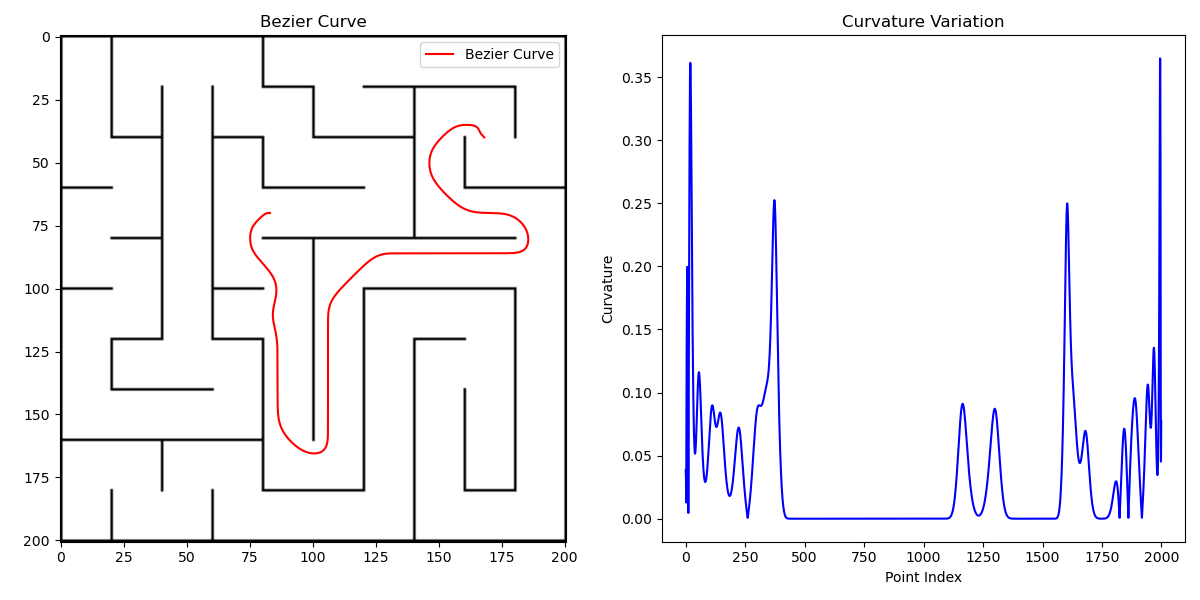
#> input picture image/cur_maze51.png, 1200 x 600 px, found by its file name
$ python evalution.py
#> lines starting #> are read from the running program, lines starting #| are printed output that depends on the picture; long printed decimals are rounded
#> the answer given: image/cur_maze51.png
#> the answer given: image/flaw_cheat.png
### process_image.py
import numpy as np
import matplotlib.pyplot as plt
from PIL import Image
import cv2
import heapq


class Point:
    def __init__(self, x, y):
        self.x = x
        self.y = y

    def __repr__(self):
        return f"({self.x}, {self.y})"


class Trapezoid:
    # [5 lines left out: function __init__, not called in this run]

    def __repr__(self):
        return f"Trapezoid(top={self.top}, bottom={self.bottom}, left={self.left_point}, right={self.right_point})"


class RoadMap:
    def __init__(self):
        self.nodes = []
        self.edges = []

    def add_node(self, point):
        self.nodes.append(point)

    def add_edge(self, point1, point2):
        self.edges.append((point1, point2))


# [52 lines left out: function process_image, not called in this run]


def get_obstacle_mask_hsv(input_image_path):
    '''
    定义障碍物掩码
    :param input_image_path:
    :return:
    '''
#> called with input_image_path = './image/image/cur_maze51.png'
    img = cv2.imread(input_image_path)
#> img is the input picture: shape (600, 1200, 3); mean B, G, R 246.3, 242.5, 243.2
    if img is None:
        print("Error: Could not load image.")
        return None
    hsv = cv2.cvtColor(img, cv2.COLOR_BGR2HSV)
#> hsv: shape (600, 1200, 3); mean H, S, V 2.5, 4.4, 246.9
    lower_black = np.array([0, 0, 0])
    upper_black = np.array([100, 100, 100])
    obstacle_mask = cv2.inRange(hsv, lower_black, upper_black)
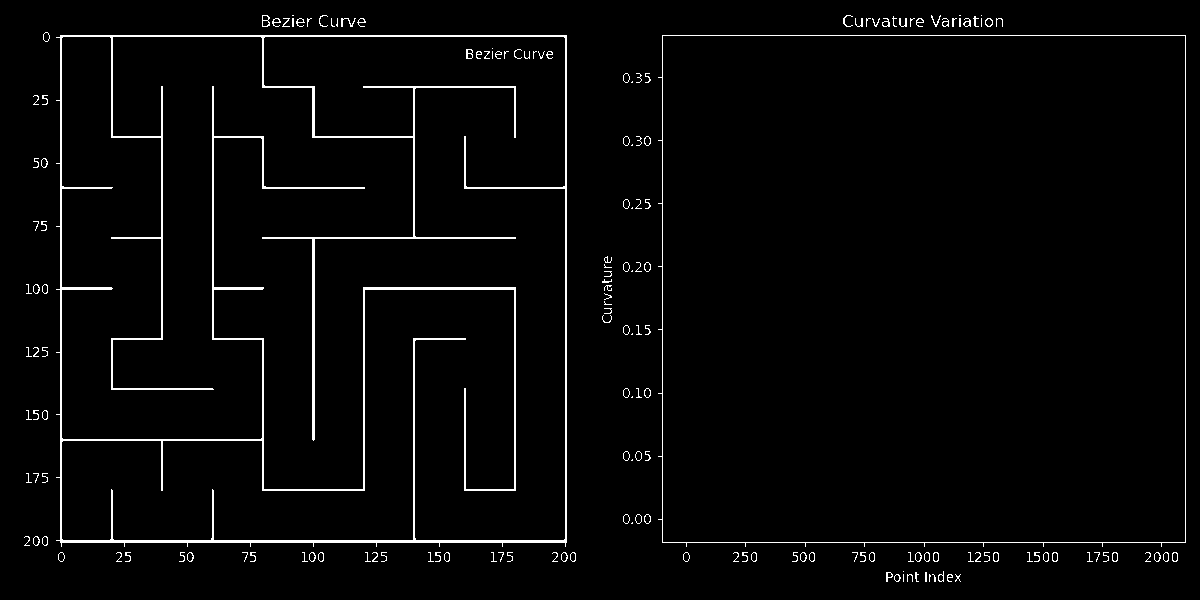
#> obstacle_mask: shape (600, 1200); 2.6% white in thin lines or dots
    return obstacle_mask


# [89 lines left out: functions is_in_free_space, heuristic, a_star, generate_initial_path, get_min_obstacle_gap, not called in this run]

### evalution.py
import numpy as np
import matplotlib.pyplot as plt
import process_image
import bezier_curve
import os
from PIL import Image

def euclidean_distance(path):
    """
    计算路径的欧式距离
    :param path: 路径点数组，形状为 (n, 2)
    :return: 欧式距离
    """
    distance = 0
    for i in range(len(path) - 1):
        distance += np.linalg.norm(np.array(path[i + 1]) - np.array(path[i]))
    return distance

def obstacle_intersection_count(curve, obstacle_mask):
    """
    计算曲线与障碍物相交的次数
    :param curve: 曲线点数组，形状为 (n, 2)
    :param obstacle_mask: 障碍物掩码
    :return: 相交次数
    """
    intersect_count = 0
    for point in curve:
        x, y = int(point[0]), int(point[1])
        if 0 <= x < obstacle_mask.shape[1] and 0 <= y < obstacle_mask.shape[0]:
            if obstacle_mask[y, x]:
                intersect_count += 1
    return intersect_count

def extract_path_from_image(image_path, color):
    """
    从图像中提取指定颜色的路径
    :param image_path: 图像路径
    :param color: 路径颜色，如 'b' 表示蓝色，'r' 表示红色
    :return: 路径点数组
    """
#> called with image_path = './image/image/flaw_cheat.png', color = 'b'
    img = Image.open(image_path)
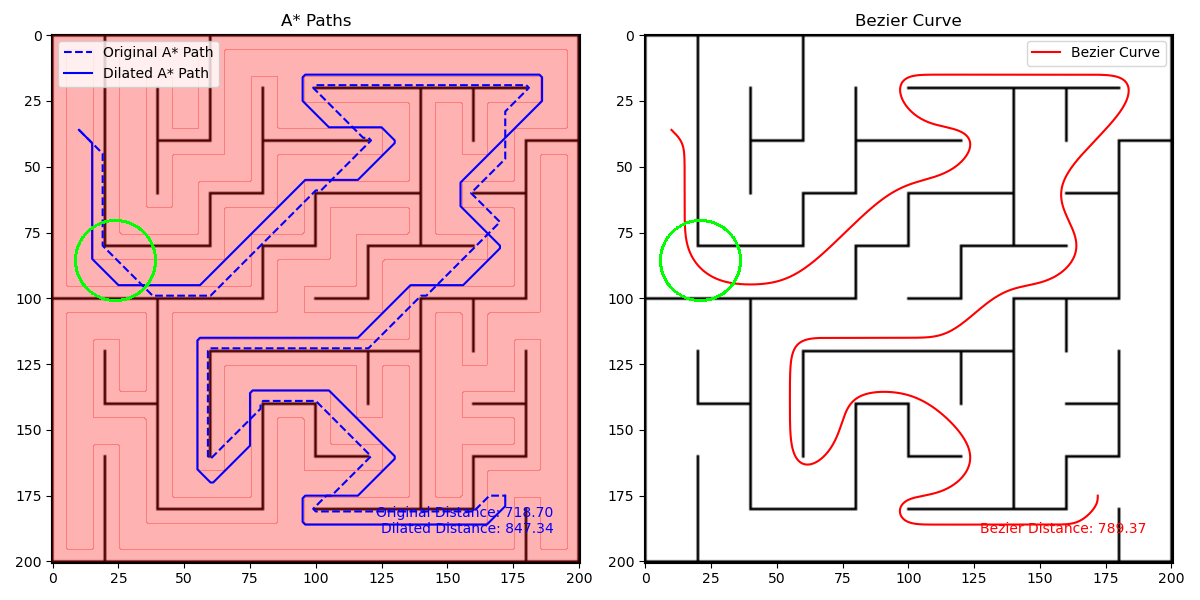
#> input picture image/flaw_cheat.png, 1200 x 600 px, found by its file name
#> img is the input picture: PIL image 1200x600 RGB; mean R, G, B 239, 209.1, 211.5
    img_array = np.array(img)
    if color == 'b':
        # 提取蓝色路径（A* 初始路径）
        path_indices = np.where((img_array[:, :, 2] > 200) & (img_array[:, :, 0] < 100) & (img_array[:, :, 1] < 100))
#> path_indices = 7680 positions, rows 51 to 532, columns 63 to 552
    elif color == 'r':
        # 提取红色路径（贝塞尔曲线）
        path_indices = np.where((img_array[:, :, 0] > 200) & (img_array[:, :, 1] < 100) & (img_array[:, :, 2] < 100))
    else:
        raise ValueError("Unsupported color. Use 'b' for blue or 'r' for red.")
    path = np.column_stack((path_indices[1], path_indices[0]))
#> path = 7680 pairs, first value 63 to 552, second value 51 to 532
    return path

def evaluate_paths(input_image_path, gen_image_path):
    # 获取障碍物掩码
    obstacle_mask = process_image.get_obstacle_mask_hsv(input_image_path)
    if obstacle_mask is None:
        return

    # 从生成的图像中提取路径信息
    initial_path = extract_path_from_image(gen_image_path, 'b')
#> initial_path has the same summary as path in extract_path_from_image
    traj = extract_path_from_image(gen_image_path, 'r')
#> traj = 4201 pairs, first value 671 to 1144, second value 51 to 532

    # 计算欧式距离
    a_star_distance = euclidean_distance(initial_path)
#> the loop in euclidean_distance, `for i in range(len(path) - 1):` made 7679 passes
#> distance on passes 1 to 3: 1, 2, 3
#> after the loop in euclidean_distance, `for i in range(len(path) - 1):`: distance = 207989.2
#> a_star_distance = 207989.2
    bezier_distance = euclidean_distance(traj)
#> the loop in euclidean_distance (call 2), `for i in range(len(path) - 1):` made 4200 passes
#> bezier_distance = 181339.6

    # 计算障碍物相交次数
    a_star_intersection_count = obstacle_intersection_count(initial_path, obstacle_mask)
#> the loop in obstacle_intersection_count, `for point in curve:` made 7680 passes
#> (x, y) on passes 1 to 12: (64, 51), (65, 51), (66, 51), (67, 51), (68, 51), (69, 51), (70, 51), (71, 51), (75, 51), (76, 51), (77, 51), (78, 51)
#> after the loop in obstacle_intersection_count, `for point in curve:`: intersect_count = 272
#> a_star_intersection_count = 272
    bezier_intersection_count = obstacle_intersection_count(traj, obstacle_mask)
#> the loop in obstacle_intersection_count (call 2), `for point in curve:` made 4201 passes
#> (x, y) on passes 1 to 3: (1031, 51), (1032, 51), (1033, 51)
#> bezier_intersection_count = 0

    print(f"A* Path Euclidean Distance: {a_star_distance}")
#| A* Path Euclidean Distance: 207989.166
    print(f"Bezier Curve Euclidean Distance: {bezier_distance}")
#| Bezier Curve Euclidean Distance: 181339.585
    print(f"A* Path Obstacle Intersection Count: {a_star_intersection_count}")
#| A* Path Obstacle Intersection Count: 272
    print(f"Bezier Curve Obstacle Intersection Count: {bezier_intersection_count}")
#| Bezier Curve Obstacle Intersection Count: 0

    # 绘制评价结果图像
    fig, axes = plt.subplots(1, 2, figsize=(12, 6))

    # 欧式距离比较
    labels = ['A* Path', 'Bezier Curve']
    distances = [a_star_distance, bezier_distance]
#> distances = [207989.2, 181339.6]
    axes[0].bar(labels, distances)
    axes[0].set_title('Euclidean Distance Comparison')
    axes[0].set_ylabel('Distance')

    # 障碍物相交次数比较
    intersection_counts = [a_star_intersection_count, bezier_intersection_count]
#> intersection_counts = [272, 0]
    axes[1].bar(labels, intersection_counts)
    axes[1].set_title('Obstacle Intersection Count Comparison')
    axes[1].set_ylabel('Intersection Count')

    base_filename = os.path.basename(input_image_path)  # 获取原文件名
    output_filename = os.path.join("image", f"eval_{base_filename}")  # 生成新的文件名

    plt.tight_layout()
    plt.savefig(output_filename)
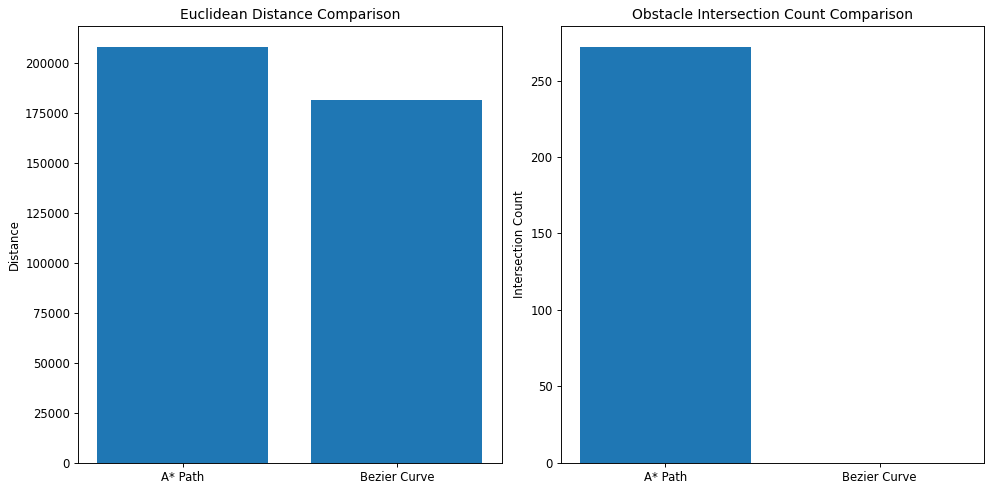
#> figure drawn by matplotlib, 2 panels
    plt.show()

if __name__ == "__main__":
    input_image_path = input("Please enter the original image file name (e.g., maze1.png): ")
    input_image_path = './image/' + input_image_path  # 拼接成完整的路径
    gen_image_path = input("Please enter the generated image file name (e.g., gen_maze1.png): ")
    gen_image_path = './image/' + gen_image_path

    evaluate_paths(input_image_path, gen_image_path)
